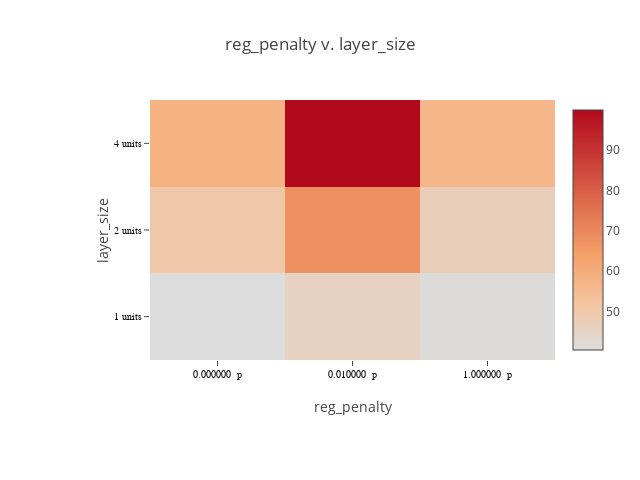

Write notebook code for a chart like this one.
### Code cell
plot_matrix(lossframe, "reg_penalty", "layer_size", x_suffix=" p", y_suffix="units")

### Figure 1 — Plotly figure (JSON) as saved in the notebook; plotly's stock layout.template omitted (floating-point values rounded to 4 significant figures)
{"data": [{"colorscale": [[0, "rgb(0,0,255)", [1, "rgb(255,0,0)"]]], "type": "heatmap", "x": ["0.000000  p", "0.010000  p", "1.000000  p"], "y": ["1 units", "2 units", "4 units"], "z": [[40.48, 45.48, 40.77], [50.1, 67.85, 46.84], [58.29, 99.96, 56.72]]}], "layout": {"height": 480, "margin": {"b": 120, "l": 150, "r": 30, "t": 100}, "title": "reg_penalty v. layer_size", "width": 640, "xaxis": {"tickfont": {"color": "black", "family": "Arial, sans-serif", "size": 10}, "title": "reg_penalty"}, "yaxis": {"tickfont": {"color": "black", "family": "Arial, sans-serif", "size": 10}, "title": "layer_size"}}}
